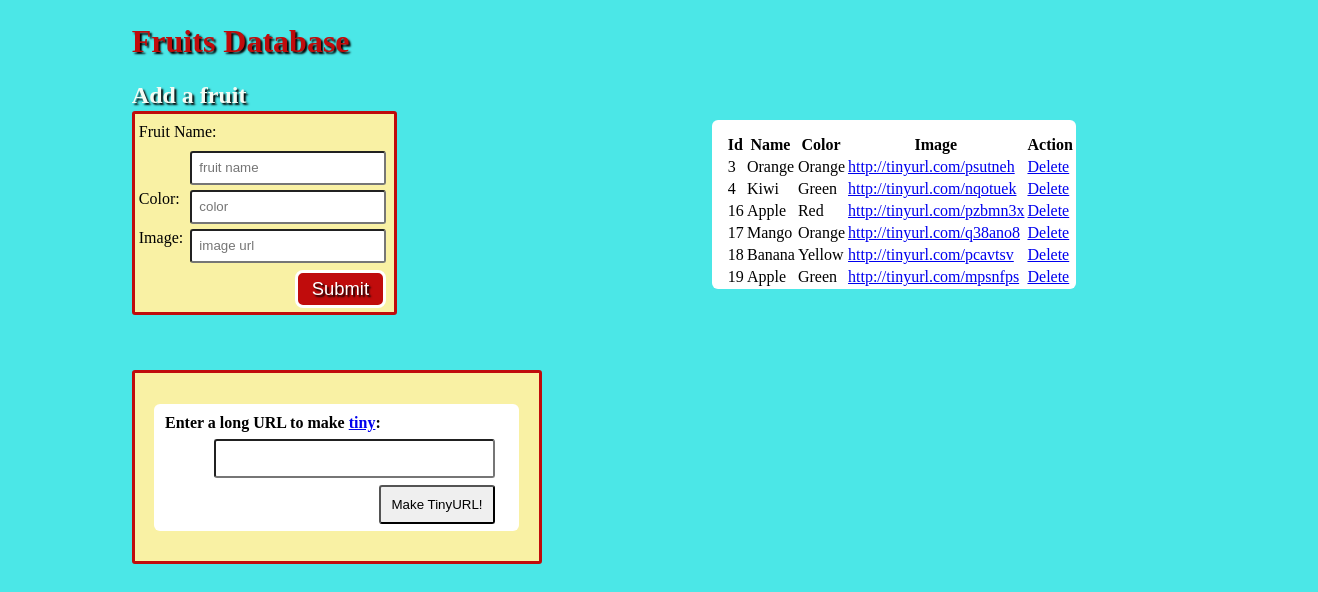
The app's page /fruitads/fruitads.php with its own data.
### tables this page shows
CREATE TABLE `fruits` (
  `id` int(11) NOT NULL AUTO_INCREMENT,
  `fruitname` varchar(50) NOT NULL DEFAULT '',
  `fruitcolor` varchar(50) NOT NULL DEFAULT '',
  `fruitimage` varchar(100) NOT NULL DEFAULT '',
  PRIMARY KEY (`id`)
);

### fruitads/fruitads.php (the view, shortened to what this page needs)
<?php
$user = "root";
$pass = "root";
$db = new PDO('mysql:host=localhost;dbname=ssl;port=8889', $user, $pass);
?>
<!DOCTYPE html>
<html lang="en">
	<head>
		<link rel="stylesheet" href="css/custom.css" type="text/css" />
	</head>
	<body>
		<div id ="logo">
			<h1>Fruits Database</h1>
		</div>
		<div id="fruitform">
			<h2 id="addfruit">Add a fruit</h2>
			<form enctype="multipart/form-data" action="fruitads.php" method="POST">
				<label>Fruit Name:</label>
					<input type="text" name="fruitname" placeholder="fruit name" required><br />
				<label>Color:</label>
					<input type="text" name="fruitcolor" placeholder="color" required><br />
				<label>Image:</label>
					<input type="text" name="fruitimage" placeholder="image url" required><br />
					<input id="submit" type="submit" name="submit" value="Submit" />
			</form>
		</div>
		<div id="imagecontainer">
		</div>
		<table id = "fruitdisplay">
			<tr>
				<th>Id</th>
				<th>Name</th>
				<th>Color</th>
				<th>Image</th>
				<th>Action</th>
			</tr>
		<?php
			$stmt = $db->prepare('SELECT * FROM fruits order by id ASC;');
			$stmt->execute();
			$result = $stmt->fetchall(PDO::FETCH_ASSOC);
			foreach ($result as $row){
				echo
				'<tr><td>'.$row['id'].'</td>
				<td>'.$row['fruitname'].'</td>
				<td>'.$row['fruitcolor'].'</td>
				<td><a href='.$row['fruitimage'].'>'.$row['fruitimage'].'</a></td>
				<td><a href="deletefruit.php?id='.$row['id'].'">Delete</a></td></tr>';
			}
			echo "</table>";
		?>
		<div id="tinyurl">
			<form action="http://tinyurl.com/create.php" method="post" target="_blank">
				<table align="center" cellpadding="5" bgcolor="#E7E7F7">
					<tr><td>
						<b>Enter a long URL to make <a href="http://tinyurl.com">tiny</a>:</b><br />
						<input type="text" name="url" size="30">
						<input type="submit" name="submit" value="Make TinyURL!">
					</td></tr>
				</table>
			</form>
		</div>
	</body>
</html>

### fruitads/css/custom.css (style rules this page uses)
body { width: 99%; background-color: #4BE7E7; margin-left: 10%; margin-right: 10%; }
h1 { color: #C00C0C; text-shadow: 2px 2px 2px #000; padding-top: 0.1%; }
h2, h3, h4 { color: #F5FBF4; text-shadow: 2px 2px 2px #000; margin-top: 0.5%; margin-bottom: 0.5%; }
#fruitform { float: left; margin-right: 2.5%; margin-bottom: 1%; }
form { float: left; padding: 1.5%; border-radius: 3px; background-color: #F9F1A4; border: 3px solid #C00C0C; }
label { clear: both; float: left; margin-top: 2%; padding-bottom: 2%; }
input { float: right; margin-left: 1.5%; margin-right: 1.5%; padding: 3%; border-radius: 3px; margin-top: 2%; }
#submit { margin-left: 50%; margin-top: 3%; padding-top: 2%; padding-bottom: 2%; padding-left: 5.5%; padding-right: 5.5%; font-size: 1.15em; text-shadow: 2px 2px 2px #000; color: white; background-color: #C00C0C; border-radius: 8px; border: solid, 3px, white; }
#imagecontainer { width: 250px; height: 250px; float: left; margin-bottom: 3%; margin-right: 2.5%; border-radius: 6px; }
table { float: left; margin-top: 3%; margin-bottom: 3%; padding-top: 1%; padding-left: 1%; border-radius: 6px; background: #fff; }
td { padding-right: 5%; }
#tinyurl { clear: both; }

### records on screen
fruits: id "3", fruitname "Orange", fruitcolor "Orange", fruitimage "http://tinyurl.com/psutneh"
fruits: id "4", fruitname "Kiwi", fruitcolor "Green", fruitimage "http://tinyurl.com/nqotuek"
fruits: id "16", fruitname "Apple", fruitcolor "Red", fruitimage "http://tinyurl.com/pzbmn3x"
fruits: id "17", fruitname "Mango", fruitcolor "Orange", fruitimage "http://tinyurl.com/q38ano8"
fruits: id "18", fruitname "Banana", fruitcolor "Yellow", fruitimage "http://tinyurl.com/pcavtsv"
fruits: id "19", fruitname "Apple", fruitcolor "Green", fruitimage "http://tinyurl.com/mpsnfps"
